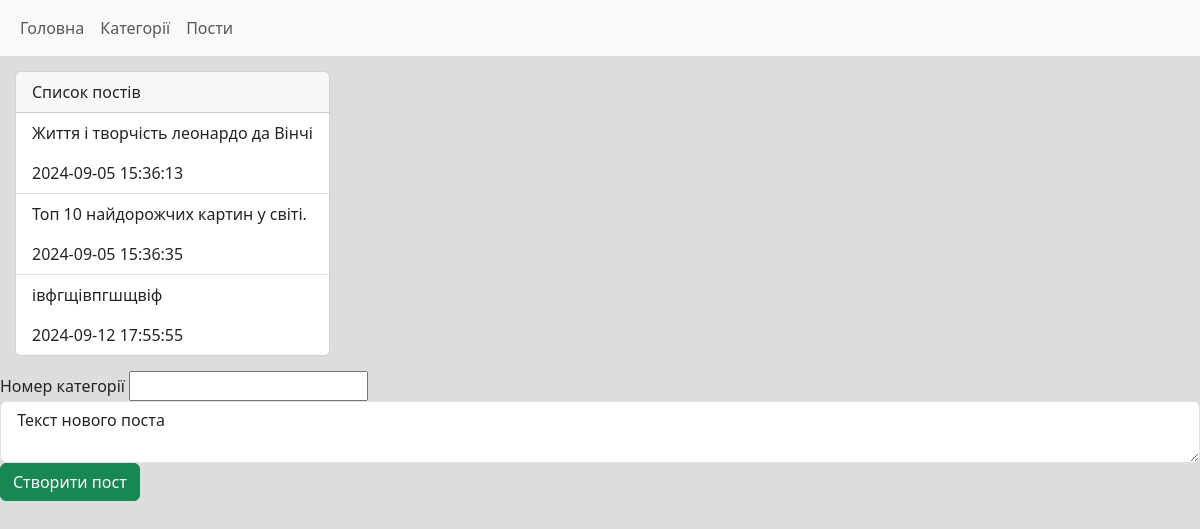
The page /categories/3 on the database its author committed.
### tables this page shows
CREATE TABLE post(
	post_id INTEGER PRIMARY KEY AUTOINCREMENT,
	category_id INTEGER, 
	text TEXT,
	datetime TEXT NOT NULL DEFAULT CURRENT_TIMESTAMP,
	
	FOREIGN KEY (category_id) REFERENCES category(category_id)
);

### main.py (the view)
@app.route("/categories/<id>", methods=["GET","POST"])
def posts_by_category(id):
    if request.method == "POST":
        category_id = request.form.get("category_id")
        text = request.form.get("text")
        db.addPost(category_id, text)
        return redirect(f"/categories/{id}")
    return render_template("post_list.html",
                           post_list=db.getPostsByCategory(id))

### db.py (called while the page is built)
def open():
    global conn, cursor
    conn = sqlite3.connect(db_name)
    cursor = conn.cursor()

def close():
    cursor.close()
    conn.close()

def getPostsByCategory(category_id):
    open()
    cursor.execute("SELECT * FROM post WHERE category_id = ?;",
                    [category_id])
    res = cursor.fetchall()
    close()
    return res

### templates/post_list.html
{% extends 'base.html' %}
{% block content %}
<div class="card card-list">
    <div class="card-header">
        Список постів
    </div>
    <ul class="list-group list-group-flush">
        {% for p in post_list %}
            <li class="list-group-item">
                <p>
                    {{p[2]}}
                </p>
                <span>{{p[-1]}}</span>
            </li>
        {% endfor %}
    </ul>
</div>
<div class="mb-3">
    <form method="post">
        <label >Номер категорії</label>
        <input type="number" name="category_id">
        <textarea class="form-control" name="text"> Текст нового поста </textarea>
        <input type="submit" value="Створити пост" class="btn btn-success">
    </form>
</div>
{% endblock %}

### static/style.css (style rules this page uses)
body { background: #ddd; }
.card-list { width: fit-content; margin: 15px; }

### rows shown on the page
post: text "Життя і творчість леонардо да Вінчі", datetime "2024-09-05 15:36:13"
post: text "Топ 10 найдорожчих картин у світі.", datetime "2024-09-05 15:36:35"
post: text "івфгщівпгшщвіф", datetime "2024-09-12 17:55:55"
